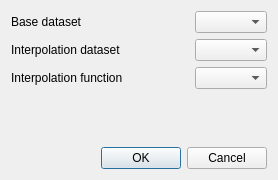
<?xml version="1.0" encoding="UTF-8"?>
<ui version="4.0">
 <class>InterpolationDialog</class>
 <widget class="QDialog" name="InterpolationDialog">
  <property name="geometry">
   <rect>
    <x>0</x>
    <y>0</y>
    <width>278</width>
    <height>180</height>
   </rect>
  </property>
  <property name="windowTitle">
   <string>Dialog</string>
  </property>
  <layout class="QVBoxLayout" name="verticalLayout_4">
   <item>
    <layout class="QHBoxLayout" name="horizontalLayout">
     <item>
      <layout class="QVBoxLayout" name="verticalLayout">
       <item>
        <widget class="QLabel" name="label_1">
         <property name="text">
          <string>Base dataset</string>
         </property>
        </widget>
       </item>
       <item>
        <widget class="QLabel" name="label_2">
         <property name="text">
          <string>Interpolation dataset</string>
         </property>
        </widget>
       </item>
       <item>
        <widget class="QLabel" name="label_3">
         <property name="text">
          <string>Interpolation function</string>
         </property>
        </widget>
       </item>
      </layout>
     </item>
     <item>
      <spacer name="horizontalSpacer">
       <property name="orientation">
        <enum>Qt::Horizontal</enum>
       </property>
       <property name="sizeHint" stdset="0">
        <size>
         <width>40</width>
         <height>20</height>
        </size>
       </property>
      </spacer>
     </item>
     <item>
      <layout class="QVBoxLayout" name="verticalLayout_2">
       <item>
        <widget class="QComboBox" name="baseDatasetBox"/>
       </item>
       <item>
        <widget class="QComboBox" name="interpolationDatasetBox"/>
       </item>
       <item>
        <widget class="QComboBox" name="interpolationFunctionBox"/>
       </item>
      </layout>
     </item>
    </layout>
   </item>
   <item>
    <spacer name="verticalSpacer">
     <property name="orientation">
      <enum>Qt::Vertical</enum>
     </property>
     <property name="sizeHint" stdset="0">
      <size>
       <width>20</width>
       <height>40</height>
      </size>
     </property>
    </spacer>
   </item>
   <item>
    <widget class="QDialogButtonBox" name="buttonBox">
     <property name="orientation">
      <enum>Qt::Horizontal</enum>
     </property>
     <property name="standardButtons">
      <set>QDialogButtonBox::Cancel|QDialogButtonBox::Ok</set>
     </property>
    </widget>
   </item>
  </layout>
 </widget>
 <resources/>
 <connections>
  <connection>
   <sender>buttonBox</sender>
   <signal>rejected()</signal>
   <receiver>InterpolationDialog</receiver>
   <slot>reject()</slot>
   <hints>
    <hint type="sourcelabel">
     <x>316</x>
     <y>260</y>
    </hint>
    <hint type="destinationlabel">
     <x>286</x>
     <y>274</y>
    </hint>
   </hints>
  </connection>
  <connection>
   <sender>buttonBox</sender>
   <signal>accepted()</signal>
   <receiver>InterpolationDialog</receiver>
   <slot>accept()</slot>
   <hints>
    <hint type="sourcelabel">
     <x>248</x>
     <y>254</y>
    </hint>
    <hint type="destinationlabel">
     <x>157</x>
     <y>274</y>
    </hint>
   </hints>
  </connection>
 </connections>
</ui>
